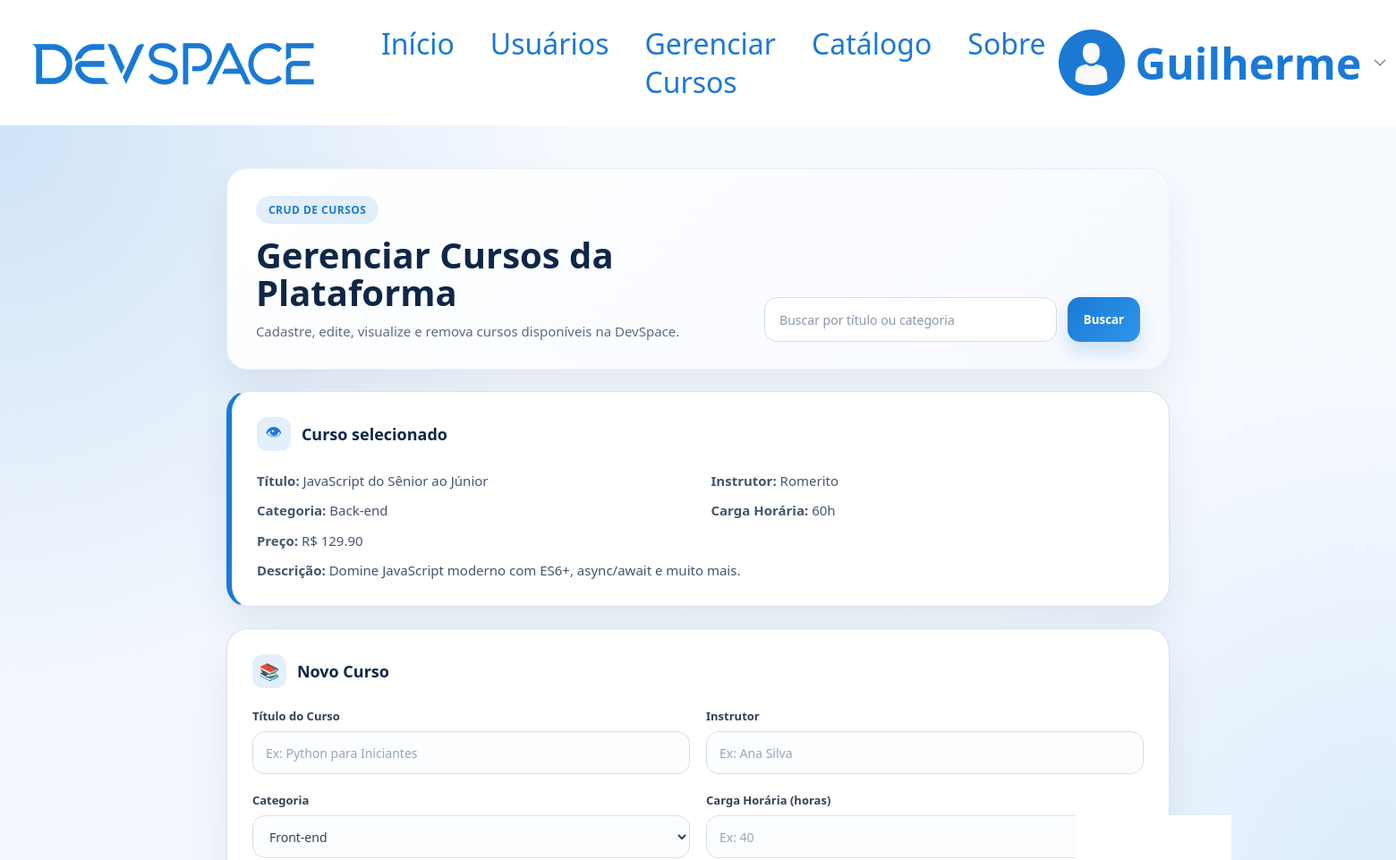
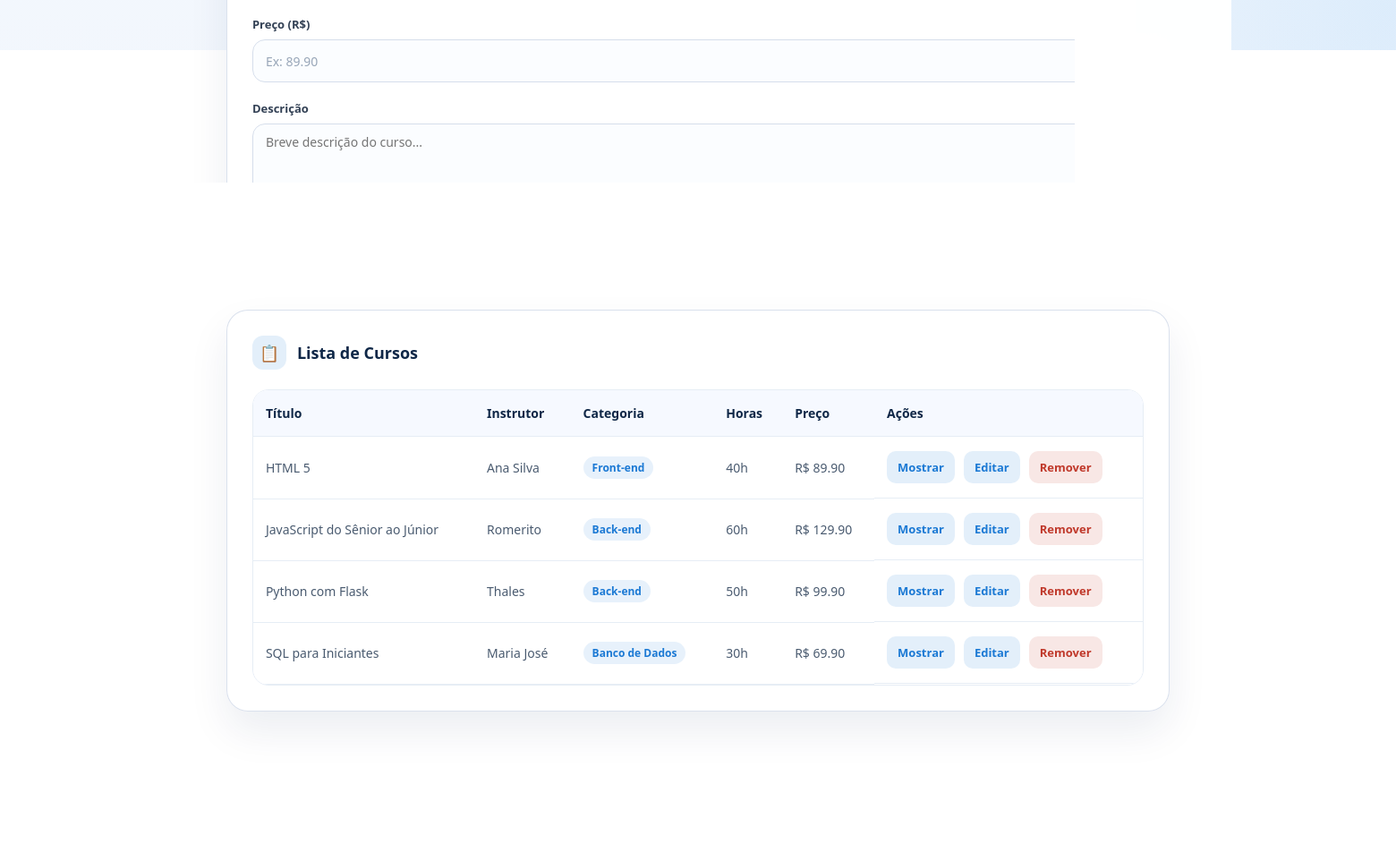
The page /gerenciar-cursos/2 (signed in) on the database its author committed (2 pictures, top to bottom).
### tables this page shows
CREATE TABLE cursos (
                id INTEGER PRIMARY KEY AUTOINCREMENT,
                titulo TEXT NOT NULL,
                instrutor TEXT NOT NULL,
                categoria TEXT NOT NULL,
                carga_horaria INTEGER NOT NULL,
                preco REAL NOT NULL,
                descricao TEXT
            );

### app.py (the view)
@app.route('/gerenciar-cursos/<int:id_curso>')
@login_requerido
def mostrar_curso(id_curso):
    usuario = usuario_da_query()
    curso = buscar_curso_por_id(id_curso)
    if not curso:
        flash('Curso não encontrado.')
        return redirect(url_for('gerenciar_cursos'))
    return render_template(
        'cursos/gerenciar.html',
        usuario=usuario,
        cursos=listar_cursos(),
        buscar='',
        curso_selecionado=curso,
        curso_edicao=None
    )

### app.py (called while the page is built)
def login_requerido(f):
    @wraps(f)
    def verificar(*args, **kwargs):
        if not session.get('usuario'):
            flash('você precisa estar logado para acessar essa página.')
            return redirect(url_for('login'))
        return f(*args, **kwargs)
    return verificar

def usuario_da_query():
    usuario = session.get('usuario')
    if usuario:
        return usuario
    return {'nome': 'Visitante', 'email': ''}

### db.py (called while the page is built)
def conectar_banco():
    conexao = sqlite3.connect(CAMINHO_BANCO)
    conexao.row_factory = sqlite3.Row
    return conexao

def registro_para_curso(registro):
    if registro is None:
        return None
    return {
        'id': registro['id'],
        'titulo': registro['titulo'],
        'instrutor': registro['instrutor'],
        'categoria': registro['categoria'],
        'carga_horaria': registro['carga_horaria'],
        'preco': registro['preco'],
        'descricao': registro['descricao']
    }

def listar_cursos(filtro=''):
    termo = filtro.strip().lower()
    with conectar_banco() as conexao:
        if termo:
            registros = conexao.execute(
                '''
                SELECT id, titulo, instrutor, categoria, carga_horaria, preco, descricao
                FROM cursos
                WHERE lower(titulo) LIKE ? OR lower(categoria) LIKE ? OR lower(instrutor) LIKE ?
                ORDER BY lower(titulo)
                ''',
                (f'%{termo}%', f'%{termo}%', f'%{termo}%')
            ).fetchall()
        else:
            registros = conexao.execute(
                'SELECT id, titulo, instrutor, categoria, carga_horaria, preco, descricao FROM cursos ORDER BY lower(titulo)'
            ).fetchall()
    return [registro_para_curso(r) for r in registros]

def buscar_curso_por_id(id_curso):
    with conectar_banco() as conexao:
        registro = conexao.execute(
            'SELECT id, titulo, instrutor, categoria, carga_horaria, preco, descricao FROM cursos WHERE id = ?',
            (id_curso,)
        ).fetchone()
    return registro_para_curso(registro)

### templates/cursos/gerenciar.html (shortened to what this page needs)
{% extends "base.html" %} {% block title %} Gerenciamento de Cursos {% endblock %} {% block css %}
<link rel="stylesheet" href="{{url_for('static', filename='css/user.css')}}" />
<link rel="stylesheet" href="{{url_for('static', filename='css/cursos_crud.css')}}" />
{% endblock %} {% block content %}
<main class="user-main">
  <div class="user-container">
    <section class="user-hero">
      <div class="user-hero-copy">
        <span class="user-label">CRUD de Cursos</span>
        <h1>Gerenciar Cursos da Plataforma</h1>
        <p>Cadastre, edite, visualize e remova cursos disponíveis na DevSpace.</p>
      </div>
      <form class="user-search" method="get" action="{{ url_for('gerenciar_cursos') }}">
        <input
          type="search"
          name="buscar"
          value="{{ buscar }}"
          placeholder="Buscar por título ou categoria"
        />
        <button type="submit">Buscar</button>
      </form>
    </section>
    {% if curso_selecionado %}
    <section class="user-card user-destaque">
      <div class="card-secao-titulo">
        <span class="secao-icone">👁</span>
        <h3>Curso selecionado</h3>
      </div>
      <div class="user-detalhe curso-detalhe-grid">
        <p><strong>Título:</strong> {{ curso_selecionado.titulo }}</p>
        <p><strong>Instrutor:</strong> {{ curso_selecionado.instrutor }}</p>
        <p><strong>Categoria:</strong> {{ curso_selecionado.categoria }}</p>
        <p><strong>Carga Horária:</strong> {{ curso_selecionado.carga_horaria }}h</p>
        <p><strong>Preço:</strong> R$ {{ "%.2f"|format(curso_selecionado.preco) }}</p>
        <p class="descricao-full"><strong>Descrição:</strong> {{ curso_selecionado.descricao }}</p>
      </div>
    </section>
    {% endif %}
    <div class="user-grid">
      <section class="user-card">
        <div class="card-secao-titulo">
          <span class="secao-icone">📚</span>
          <h3>{% if curso_edicao %}Editar Curso{% else %}Novo Curso{% endif %}</h3>
        </div>
        <form
          class="user-form"
          method="post"
          action="{% if curso_edicao %}{{ url_for('editar_curso', id_curso=curso_edicao.id) }}{% else %}{{ url_for('salvar_curso') }}{% endif %}"
        >
          <div class="form-grd">
            <div class="form-grp">
              <label for="titulo">Título do Curso</label>
              <input
                type="text"
                id="titulo"
                name="titulo"
                placeholder="Ex: Python para Iniciantes"
                value="{{ curso_edicao.titulo if curso_edicao else '' }}"
              />
            </div>
            <div class="form-grp">
              <label for="instrutor">Instrutor</label>
              <input
                type="text"
                id="instrutor"
                name="instrutor"
                placeholder="Ex: Ana Silva"
                value="{{ curso_edicao.instrutor if curso_edicao else '' }}"
              />
            </div>
          </div>
          <div class="form-grd">
            <div class="form-grp">
              <label for="categoria">Categoria</label>
              <select id="categoria" name="categoria" class="form-select">
                {% set cats = ['Front-end', 'Back-end', 'Banco de Dados', 'Mobile', 'DevOps', 'Design', 'Outros'] %}
                {% for cat in cats %}
                <option value="{{ cat }}" {% if curso_edicao and curso_edicao.categoria == cat %}selected{% endif %}>{{ cat }}</option>
                {% endfor %}
              </select>
            </div>
            <div class="form-grp">
              <label for="carga_horaria">Carga Horária (horas)</label>
              <input
                type="number"
                id="carga_horaria"
                name="carga_horaria"
                min="1"
                placeholder="Ex: 40"
                value="{{ curso_edicao.carga_horaria if curso_edicao else '' }}"
              />
            </div>
          </div>
          <div class="form-grd form-grd-senha">
            <div class="form-grp">
              <label for="preco">Preço (R$)</label>
              <input
                type="number"
                id="preco"
                name="preco"
                step="0.01"
                min="0"
                placeholder="Ex: 89.90"
                value="{{ curso_edicao.preco if curso_edicao else '' }}"
              />
            </div>
          </div>
          <div class="form-grd form-grd-senha">
            <div class="form-grp">
              <label for="descricao">Descrição</label>
              <textarea
                id="descricao"
                name="descricao"
                rows="3"
                placeholder="Breve descrição do curso..."
                class="form-textarea"
              >{{ curso_edicao.descricao if curso_edicao else '' }}</textarea>
            </div>
          </div>
          <div class="salvar-btn-wrapper">
            <button class="btn-salvar" type="submit">
            </button>
          </div>
        </form>
      </section>
      <section class="user-card">
        <div class="card-secao-titulo">
          <span class="secao-icone">📋</span>
          <h3>Lista de Cursos</h3>
        </div>
        <div class="tabela-wrapper">
          <table class="tabela-usuarios">
            <thead>
              <tr>
                <th>Título</th>
                <th>Instrutor</th>
                <th>Categoria</th>
                <th>Horas</th>
                <th>Preço</th>
                <th>Ações</th>
              </tr>
            </thead>
            <tbody>
              {% for curso in cursos %}
              <tr>
                <td>{{ curso.titulo }}</td>
                <td>{{ curso.instrutor }}</td>
                <td><span class="badge-categoria">{{ curso.categoria }}</span></td>
                <td>{{ curso.carga_horaria }}h</td>
                <td>R$ {{ "%.2f"|format(curso.preco) }}</td>
                <td class="acoes">
                  <a class="acao-link" href="{{ url_for('mostrar_curso', id_curso=curso.id) }}">Mostrar</a>
                  <a class="acao-link" href="{{ url_for('editar_curso', id_curso=curso.id) }}">Editar</a>
                  <form method="post" action="{{ url_for('remover_curso', id_curso=curso.id) }}">
                    <button class="acao-excluir" type="submit">Remover</button>
                  </form>
                </td>
              </tr>
              {% else %}
              <tr>
                <td colspan="6" class="linha-vazia">Nenhum curso encontrado.</td>
              </tr>
              {% endfor %}
            </tbody>
          </table>
        </div>
      </section>
    </div>
  </div>
</main>
{% endblock %}

### static/css/styles.css (style rules this page uses)
* { margin: 0; padding: 0; box-sizing: border-box; font-family: "Segoe UI", Tahoma, Geneva, Verdana, sans-serif; }
main { display: flex; height: 100vh; }
section { width: 50%; }

### static/css/user.css (style rules this page uses)
.user-main { min-height: calc(100vh - 140px - 100px); padding: 48px 8%; background: radial-gradient( circle at top left, rgba(27, 121, 212, 0.18), transparent 28% ), radial-gradient( circle at right center, rgba(60, 158, 240, 0.12), transparent 30% ), linear-gradient(180deg, #f7faff 0%, #eef4fb 100%); height: fit-content; }
.user-container { max-width: 1240px; margin: 0 auto; display: flex; flex-direction: column; gap: 24px; }
.user-hero { display: flex; justify-content: space-between; gap: 24px; align-items: flex-end; padding: 30px 32px; border: 1px solid rgba(27, 121, 212, 0.08); border-radius: 24px; background: linear-gradient(135deg, #ffffff 0%, #f6f9ff 100%); box-shadow: 0 22px 45px rgba(16, 44, 84, 0.08); width: 100%; }
.user-label { display: inline-flex; margin-bottom: 14px; padding: 7px 14px; border-radius: 999px; background: rgba(27, 121, 212, 0.12); color: #1b79d4; font-size: 12px; font-weight: 800; letter-spacing: 0.04em; text-transform: uppercase; }
.user-hero h1 { font-size: clamp(28px, 3vw, 40px); line-height: 1.05; color: #0f2747; margin-bottom: 10px; }
.user-hero p { max-width: 620px; color: #5c6b80; font-size: 15px; line-height: 1.6; }
.user-search { display: flex; gap: 12px; flex: 0 0 min(420px, 100%); align-items: center; }
.user-search input { flex: 1; height: 50px; padding: 0 16px; border: 1px solid #d6deeb; border-radius: 14px; background: #ffffff; font-size: 14px; outline: none; box-shadow: inset 0 1px 0 rgba(255, 255, 255, 0.8); }
.user-search input::placeholder { color: #8a97aa; }
.user-search button { border: none; border-radius: 14px; height: 50px; padding: 0 18px; background: linear-gradient(135deg, #1b79d4 0%, #2f95ea 100%); color: #ffffff; font-weight: 800; cursor: pointer; box-shadow: 0 12px 20px rgba(27, 121, 212, 0.18); }
.user-card { width: 100%; background: rgba(255, 255, 255, 0.96); border: 1px solid rgba(214, 222, 235, 0.9); border-radius: 24px; padding: 28px; box-shadow: 0 22px 45px rgba(16, 44, 84, 0.08); backdrop-filter: blur(10px); }
.user-destaque { border-left: 6px solid #1b79d4; }
.card-secao-titulo { display: flex; align-items: center; gap: 12px; margin-bottom: 22px; }
.card-secao-titulo h3 { font-size: 18px; font-weight: 800; color: #0f2747; }
.secao-icone { width: 38px; height: 38px; display: inline-flex; align-items: center; justify-content: center; border-radius: 12px; background: rgba(27, 121, 212, 0.12); color: #1b79d4; font-size: 18px; }
.user-detalhe { display: grid; gap: 10px; color: #44556c; font-size: 15px; line-height: 1.55; }
.user-grid { display: flex; flex-direction: column; gap: 24px; }
.user-form { display: flex; flex-direction: column; gap: 20px; }
.form-grd { display: grid; grid-template-columns: 1fr 1fr; gap: 18px; }
.form-grd-senha { grid-template-columns: 1fr; }
.form-grp { display: flex; flex-direction: column; gap: 8px; }
.form-grp label { font-size: 13px; font-weight: 800; color: #334155; }
.form-grp input { height: 48px; border: 1px solid #d6deeb; border-radius: 14px; padding: 0 14px; font-size: 14px; outline: none; background: #fbfdff; }
.form-grp input::placeholder { color: #98a6b8; }
.salvar-btn-wrapper { display: flex; justify-content: flex-end; }
.btn-salvar { min-width: 170px; border: none; border-radius: 14px; padding: 13px 22px; background: linear-gradient(135deg, #1b79d4 0%, #2f95ea 100%); color: #ffffff; font-size: 14px; font-weight: 800; cursor: pointer; box-shadow: 0 14px 24px rgba(27, 121, 212, 0.18); }
.tabela-wrapper { overflow-x: auto; border-radius: 18px; border: 1px solid #e6edf5; }
.tabela-usuarios { width: 100%; border-collapse: collapse; background: #ffffff; }
.tabela-usuarios thead { background: #f6f9ff; }
.tabela-usuarios th, .tabela-usuarios td { padding: 16px 14px; border-bottom: 1px solid #e6edf5; text-align: left; font-size: 14px; }
.tabela-usuarios th { color: #0f2747; font-weight: 800; }
.tabela-usuarios td { color: #4a5b70; }
.acoes { display: flex; flex-wrap: wrap; gap: 10px; align-items: center; }
.acao-link, .acao-excluir { border: none; border-radius: 10px; padding: 9px 12px; font-size: 13px; font-weight: 800; text-decoration: none; cursor: pointer; }
.acao-link { background: rgba(27, 121, 212, 0.12); color: #1b79d4; }
.acao-excluir { background: rgba(192, 57, 43, 0.12); color: #c0392b; }

### rows shown on the page
cursos: titulo "JavaScript do Sênior ao Júnior", instrutor "Romerito", categoria "Back-end", carga_horaria "60", preco "129.90", descricao "Domine JavaScript moderno com ES6+, async/await e muito mais."
cursos: titulo "HTML 5", instrutor "Ana Silva", categoria "Front-end", carga_horaria "40", preco "89.90"
cursos: titulo "Python com Flask", instrutor "Thales", categoria "Back-end", carga_horaria "50", preco "99.90"
cursos: titulo "SQL para Iniciantes", instrutor "Maria José", categoria "Banco de Dados", carga_horaria "30", preco "69.90"

### other values the page prints
{{ usuario_logado.nome }} "Guilherme"
form field categoria "Front-end"
